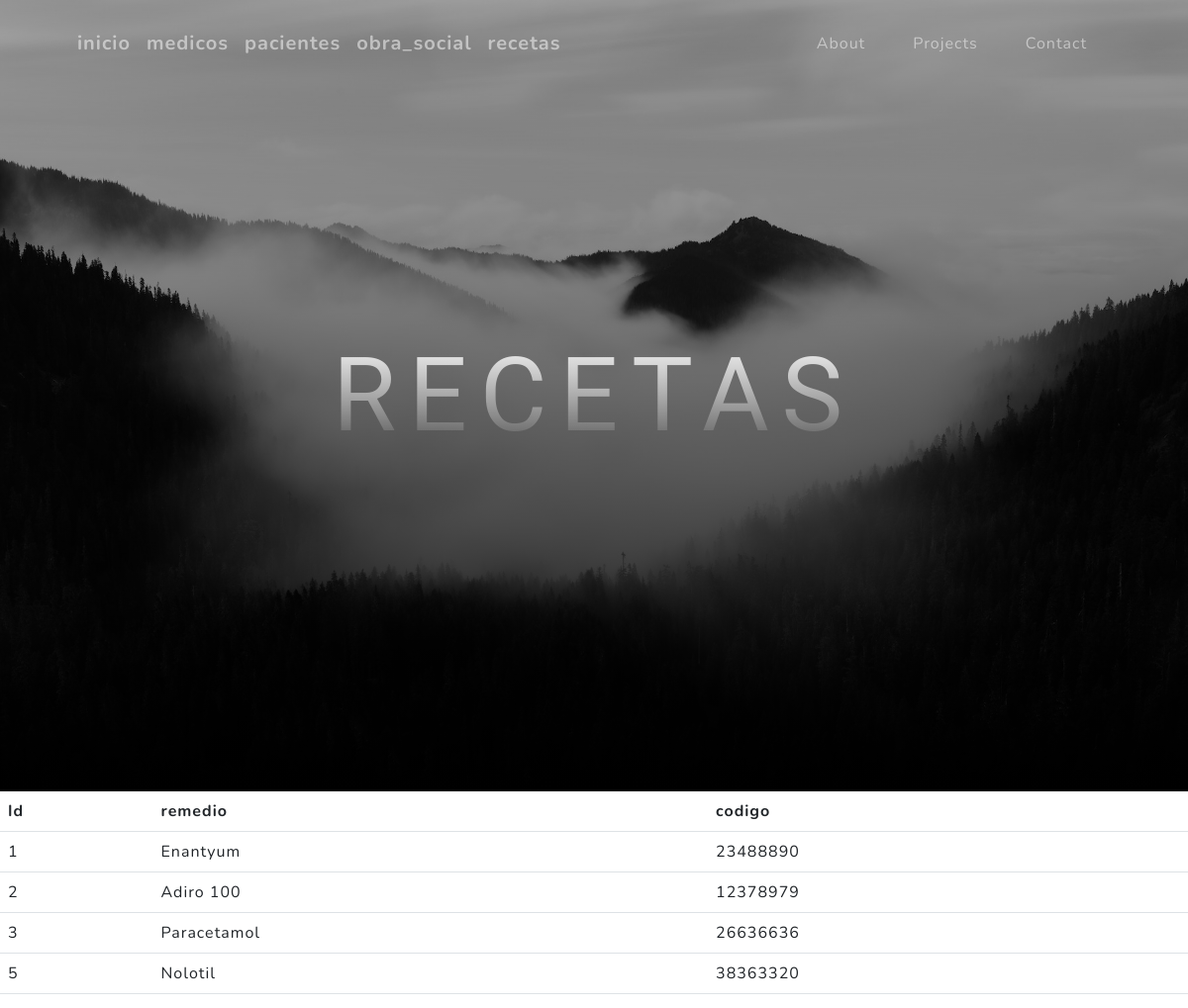
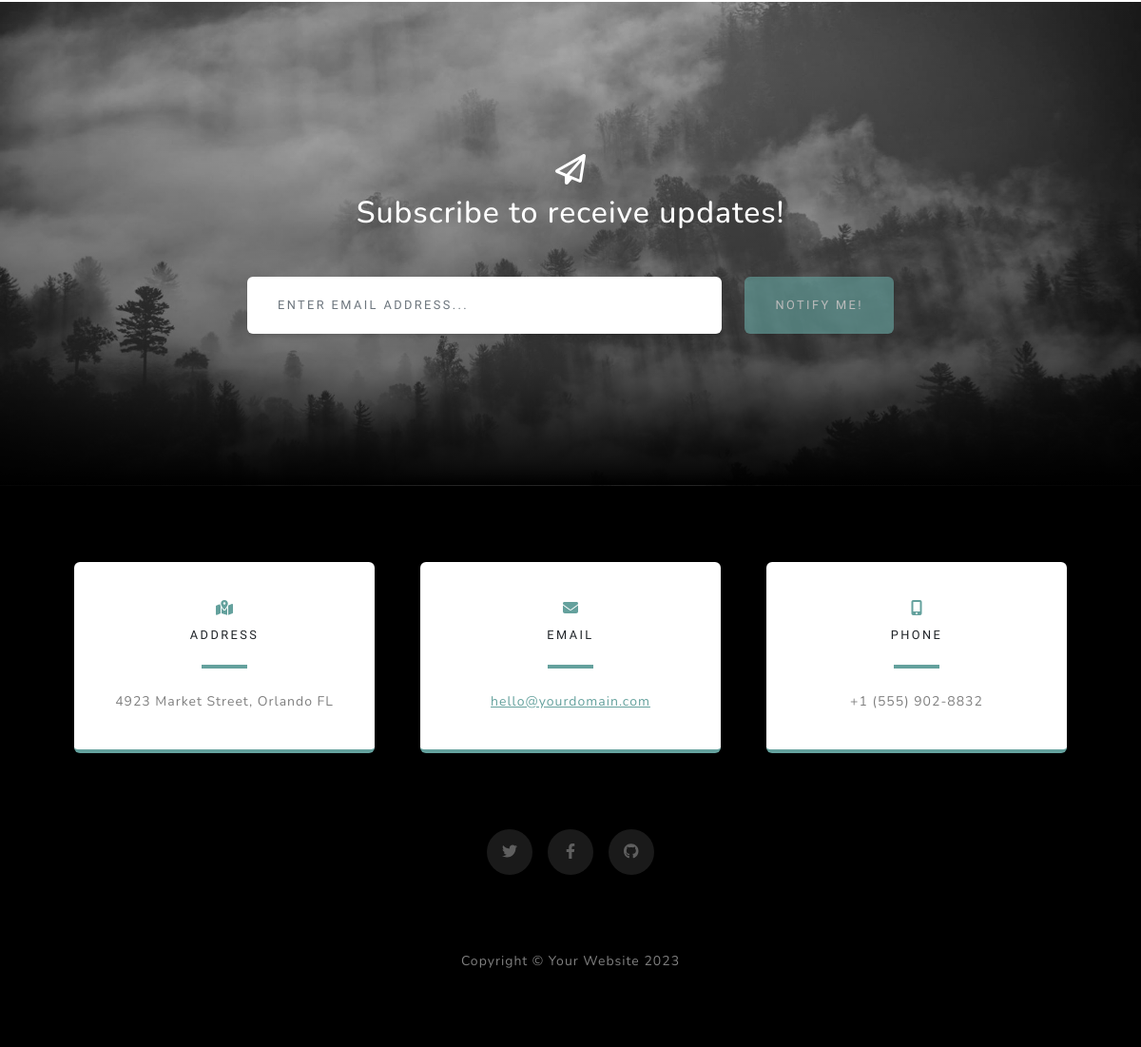
The app's page /hospital/recetas/ with its own data (2 pictures, top to bottom).
### app/models.py (models this page shows)
class recetas (models.Model):
    codigo = models.IntegerField()
    nombre_del_remedio = models.CharField(max_length=20)

### app/views.py (the view)
# urls.py: path("recetas/", receta, name= "recetas"),
def receta(request,):
    contexto = {'recetas': recetas.objects.all()}
    return render (request,"recetas.html", contexto)

### app/templates/recetas.html
{% extends "index.html" %}
{% block titulo %}
<h1 class="mx-auto my-0 text-uppercase"> Recetas </h1>
{%  endblock titulo %}
{% block contenido %}
    <table class="table">
        <thread>
            <tr>
                <th>Id</th>
                <th>remedio</th>
                <th>codigo</th>
            </tr>
        </thread>
        <tbody>
        {% for c in recetas %}
            <tr>
                <td>{{ c.id }}</td>
                <td>{{ c.nombre_del_remedio }}</td>
                <td>{{ c.codigo }}</td>
            </tr>
        {% endfor %}
        </tbody>
    </table>
{%  endblock contenido %}

### records on screen
recetas: id "1", nombre_del_remedio "Enantyum", codigo "23488890"
recetas: id "2", nombre_del_remedio "Adiro 100", codigo "12378979"
recetas: id "3", nombre_del_remedio "Paracetamol", codigo "26636636"
recetas: id "5", nombre_del_remedio "Nolotil", codigo "38363320"
